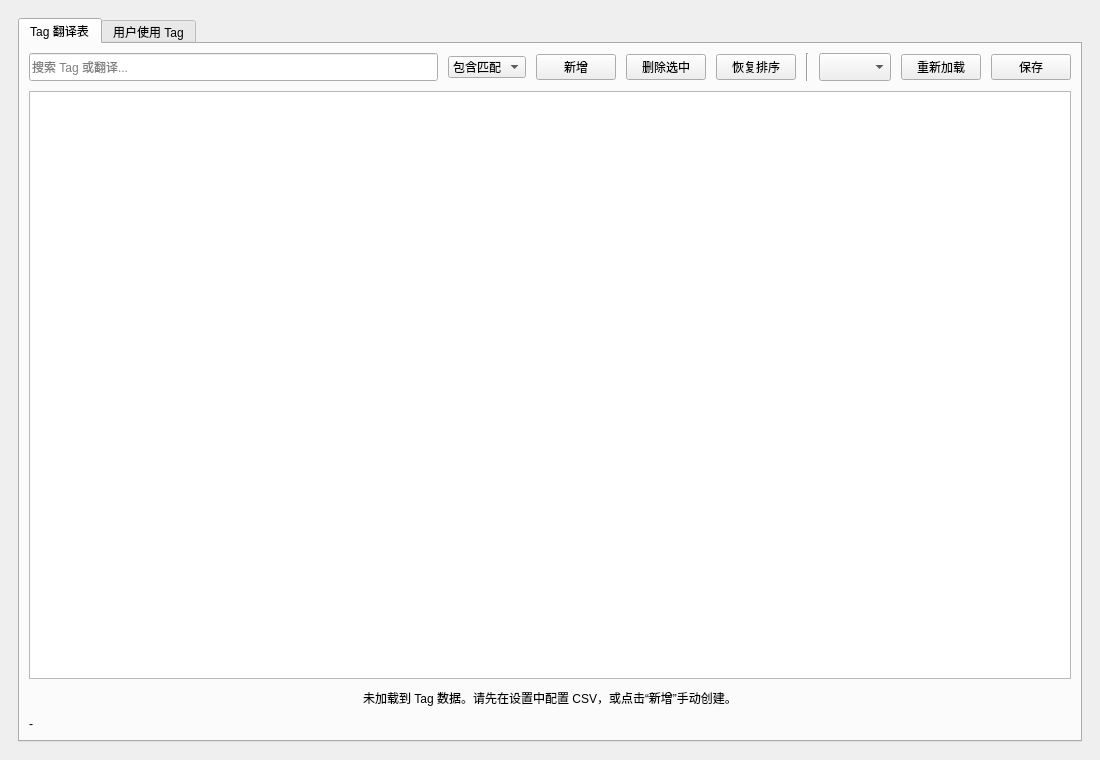
<?xml version="1.0" encoding="UTF-8"?>
<ui version="4.0">
 <class>TagBrowserWidget</class>
 <widget class="QWidget" name="TagBrowserWidget">
  <property name="geometry">
   <rect>
    <x>0</x>
    <y>0</y>
    <width>1100</width>
    <height>760</height>
   </rect>
  </property>
  <layout class="QVBoxLayout" name="verticalLayout">
   <property name="spacing">
    <number>10</number>
   </property>
   <property name="leftMargin">
    <number>18</number>
   </property>
   <property name="topMargin">
    <number>18</number>
   </property>
   <property name="rightMargin">
    <number>18</number>
   </property>
   <property name="bottomMargin">
    <number>18</number>
   </property>
   <item>
    <widget class="QTabWidget" name="tabWidgetTagBrowser">
     <property name="currentIndex">
      <number>0</number>
     </property>
     <widget class="QWidget" name="tabTranslation">
      <attribute name="title">
       <string>Tag 翻译表</string>
      </attribute>
      <layout class="QVBoxLayout" name="verticalLayoutTranslation">
       <property name="spacing">
        <number>10</number>
       </property>
       <item>
        <layout class="QHBoxLayout" name="horizontalLayoutFilter">
         <item>
          <widget class="QLineEdit" name="editSearch">
           <property name="minimumSize">
            <size>
             <width>0</width>
             <height>28</height>
            </size>
           </property>
           <property name="toolTip">
            <string>选择匹配方式后搜索 Tag 或翻译</string>
           </property>
           <property name="placeholderText">
            <string>搜索 Tag 或翻译...</string>
           </property>
          </widget>
         </item>
         <item>
          <widget class="QComboBox" name="comboSearchMatchMode">
           <item>
            <property name="text">
             <string>包含匹配</string>
            </property>
           </item>
           <item>
            <property name="text">
             <string>词匹配</string>
            </property>
           </item>
           <item>
            <property name="text">
             <string>完全匹配</string>
            </property>
           </item>
          </widget>
         </item>
         <item>
          <widget class="QPushButton" name="btnAdd">
           <property name="text">
            <string>新增</string>
           </property>
          </widget>
         </item>
         <item>
          <widget class="QPushButton" name="btnDelete">
           <property name="text">
            <string>删除选中</string>
           </property>
          </widget>
         </item>
         <item>
          <widget class="QPushButton" name="btnResetSort">
           <property name="text">
            <string>恢复排序</string>
           </property>
          </widget>
         </item>
         <item>
          <widget class="Line" name="line">
           <property name="orientation">
            <enum>Qt::Orientation::Vertical</enum>
           </property>
          </widget>
         </item>
         <item>
          <widget class="QComboBox" name="comboTranslationSource">
           <property name="minimumSize">
            <size>
             <width>0</width>
             <height>28</height>
            </size>
           </property>
           <property name="toolTip">
            <string>词表路径与启用状态请在设置页管理</string>
           </property>
          </widget>
         </item>
         <item>
          <widget class="QPushButton" name="btnReload">
           <property name="text">
            <string>重新加载</string>
           </property>
          </widget>
         </item>
         <item>
          <widget class="QPushButton" name="btnSave">
           <property name="text">
            <string>保存</string>
           </property>
          </widget>
         </item>
        </layout>
       </item>
       <item>
        <widget class="QTableView" name="tableTags"/>
       </item>
       <item>
        <widget class="QLabel" name="lblEmptyState">
         <property name="text">
          <string>未加载到 Tag 数据。请先在设置中配置 CSV，或点击“新增”手动创建。</string>
         </property>
         <property name="alignment">
          <set>Qt::AlignmentFlag::AlignCenter</set>
         </property>
         <property name="wordWrap">
          <bool>true</bool>
         </property>
        </widget>
       </item>
       <item>
        <widget class="QLabel" name="lblStatus">
         <property name="text">
          <string>-</string>
         </property>
        </widget>
       </item>
      </layout>
     </widget>
     <widget class="QWidget" name="tabUserTags">
      <attribute name="title">
       <string>用户使用 Tag</string>
      </attribute>
      <layout class="QVBoxLayout" name="verticalLayoutUserTags">
       <property name="spacing">
        <number>10</number>
       </property>
       <item>
        <layout class="QHBoxLayout" name="horizontalLayoutUserTagFilter">
         <item>
          <widget class="QLineEdit" name="editUserTagSearch">
           <property name="minimumSize">
            <size>
             <width>0</width>
             <height>28</height>
            </size>
           </property>
           <property name="toolTip">
            <string>选择匹配方式后搜索用户 Tag 或翻译</string>
           </property>
           <property name="placeholderText">
            <string>搜索用户使用过的 Tag 或翻译...</string>
           </property>
          </widget>
         </item>
         <item>
          <widget class="QComboBox" name="comboUserTagSearchMatchMode">
           <item>
            <property name="text">
             <string>包含匹配</string>
            </property>
           </item>
           <item>
            <property name="text">
             <string>词匹配</string>
            </property>
           </item>
           <item>
            <property name="text">
             <string>完全匹配</string>
            </property>
           </item>
          </widget>
         </item>
         <item>
          <widget class="QComboBox" name="comboUserTagScope">
           <item>
            <property name="text">
             <string>正面 Tag</string>
            </property>
           </item>
           <item>
            <property name="text">
             <string>负面 Tag</string>
            </property>
           </item>
           <item>
            <property name="text">
             <string>正面 + 负面</string>
            </property>
           </item>
          </widget>
         </item>
         <item>
          <widget class="QPushButton" name="btnRefreshUserTags">
           <property name="text">
            <string>刷新</string>
           </property>
          </widget>
         </item>
        </layout>
       </item>
       <item>
        <widget class="QTableView" name="tableUserTags"/>
       </item>
       <item>
        <widget class="QLabel" name="lblUserTagEmptyState">
         <property name="text">
          <string>切换到此页面后会读取 user_gallery_cache.json 并统计用户使用过的 Tag。</string>
         </property>
         <property name="alignment">
          <set>Qt::AlignmentFlag::AlignCenter</set>
         </property>
         <property name="wordWrap">
          <bool>true</bool>
         </property>
        </widget>
       </item>
       <item>
        <widget class="QLabel" name="lblUserTagStatus">
         <property name="text">
          <string>用户 Tag 未加载</string>
         </property>
        </widget>
       </item>
      </layout>
     </widget>
    </widget>
   </item>
  </layout>
 </widget>
 <resources/>
 <connections/>
</ui>
